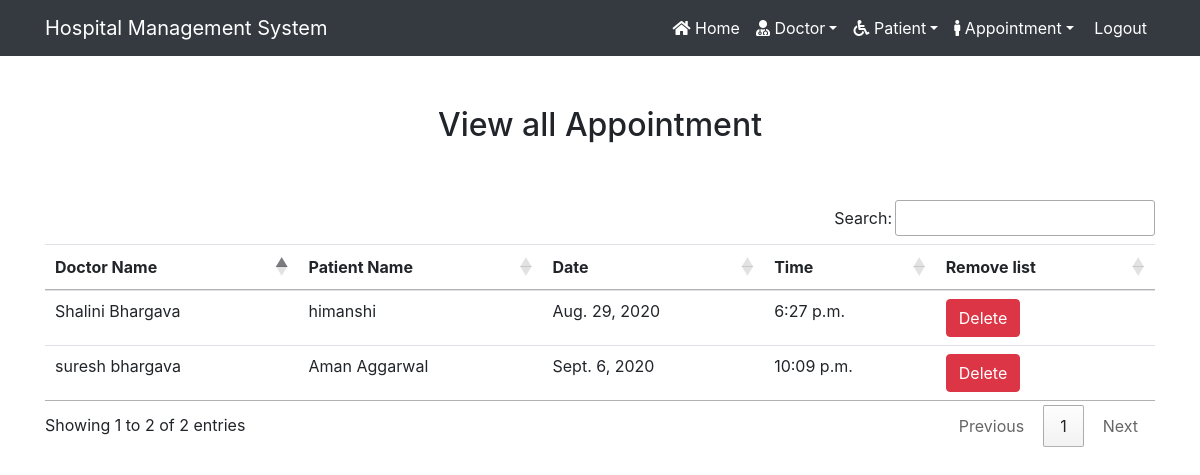
The page /view_appointment/ (signed in) on the database its author committed.
### hospital/models.py (models this page shows, shortened)
class Appointment(models.Model):
	doctor = models.ForeignKey(Doctor,on_delete=models.CASCADE)
	patient = models.ForeignKey(Patient,on_delete=models.CASCADE)
	date1 = models.DateField()
	time1 = models.TimeField()

class Doctor(models.Model):
	name = models.CharField(max_length=50)
	mobile = models.IntegerField()
	specialisation = models.CharField(max_length=50)
	def __str__(self):
		return self.name

class Patient(models.Model):
	name = models.CharField(max_length=50)
	gender = models.CharField(max_length=10)
	mobile = models.IntegerField(null=True)     #not compulsary
	address = models.CharField(max_length=150)
	def __str__(self):
		return self.name

### hospital/views.py (the view)
# urls.py: path('view_appointment/', View_Appointment , name = 'view_appointment'),
def View_Appointment(request):
    if not request.user.is_staff:
        return redirect('login')
    app = Appointment.objects.all()
    result = {'app': app}
    return render(request ,'view_appointment.html', result)

### hospital/templates/view_appointment.html
{% extends 'navigationbar.html' %}
{% load static %}
{% block body %}
<div class="container" style="margin-top:50px">
	<h2 class="text-center">View all Appointment </h2>
	<br><br>
	<table class="table table-hover" Id="example">
		<thead>
			<tr>
				<th>Doctor Name
				</th>
				<th>Patient Name
				</th>
				<th>Date
				</th>
				<th>Time
				</th>
				<th>Remove list
				</th>
			</tr>
		</thead>
		<tbody>
			{% for i in app  %}
			<tr>
				<td>{{i.doctor}}</td>
				<td>{{i.patient}}</td>
				<td>{{i.date1}}</td>
				<td>{{i.time1}}</td>
				<td><a href="{% url 'delete_appointment' i.id %}" onclick = "return confirm('Are u Sure')"
						class="btn btn-danger">Delete</a></td>
			</tr>
			{% endfor %}
		</tbody>
	</table>
</div>
{% endblock body %}

### rows shown on the page
Appointment: doctor "Shalini Bhargava", patient "himanshi", date1 "Aug. 29, 2020", time1 "6:27 p.m."
Appointment: doctor "suresh bhargava", patient "Aman Aggarwal", date1 "Sept. 6, 2020", time1 "10:09 p.m."
